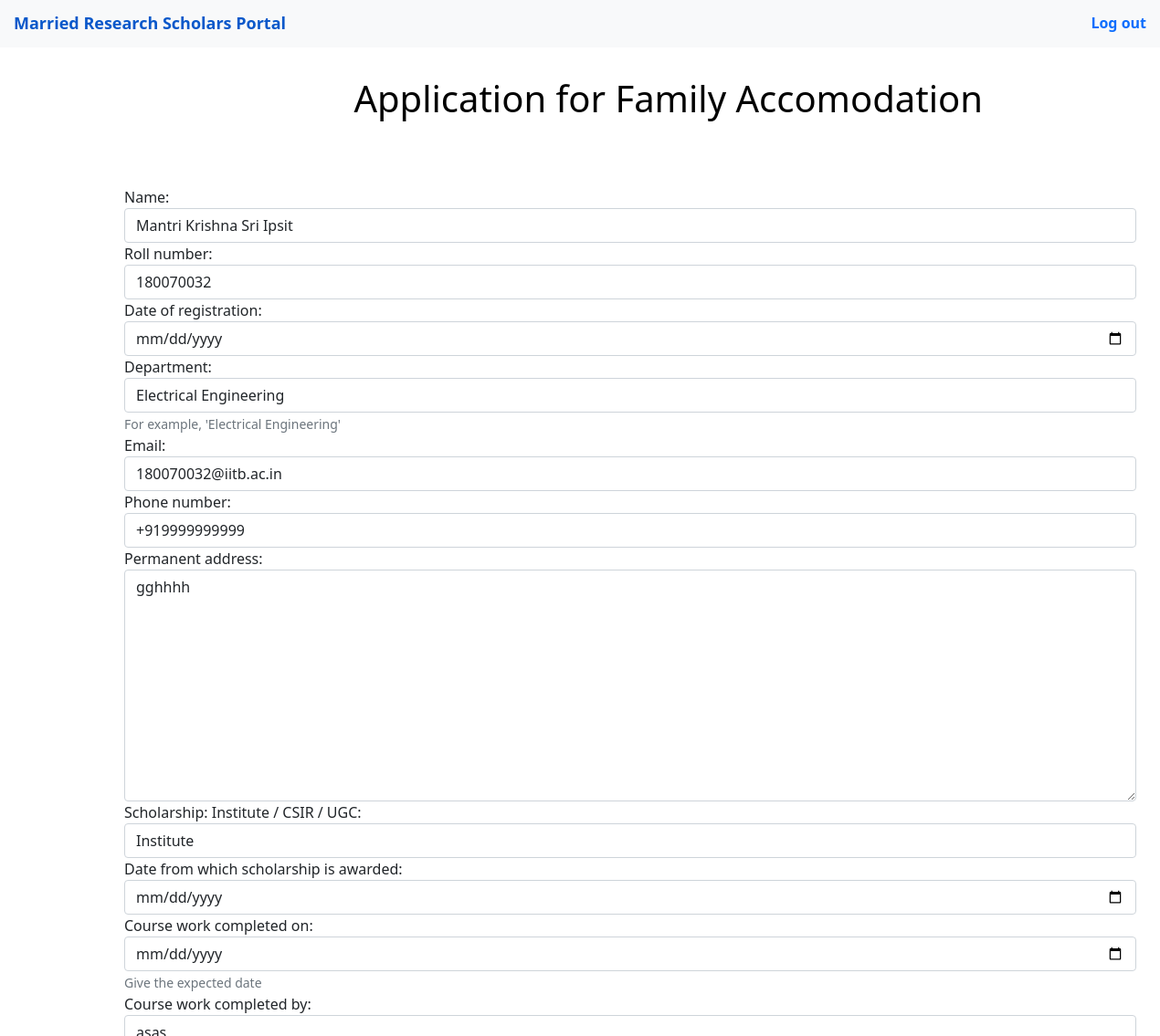
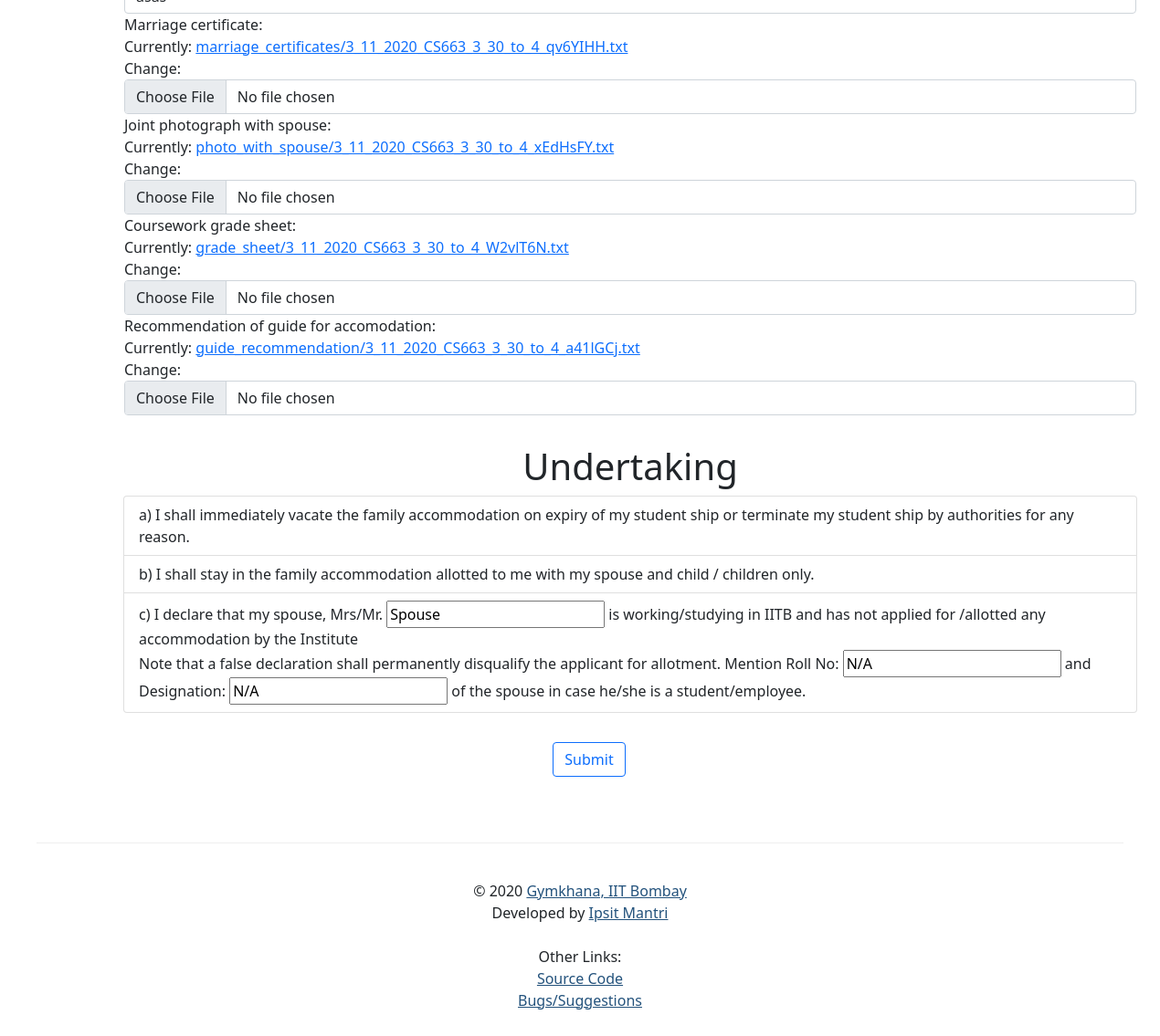
/portal/apply/ (signed in), run on an earlier commit of the app's database (2 pictures, top to bottom).
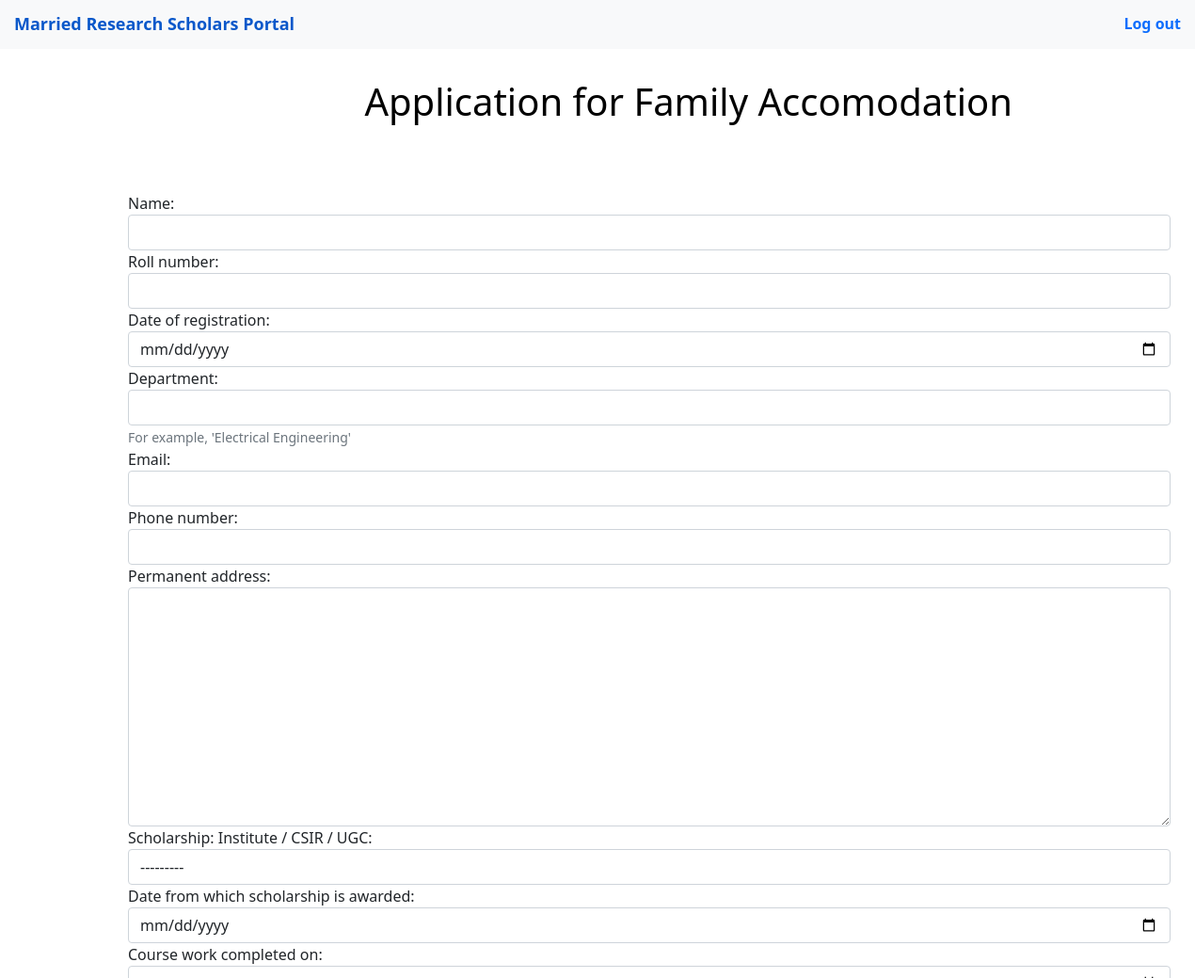
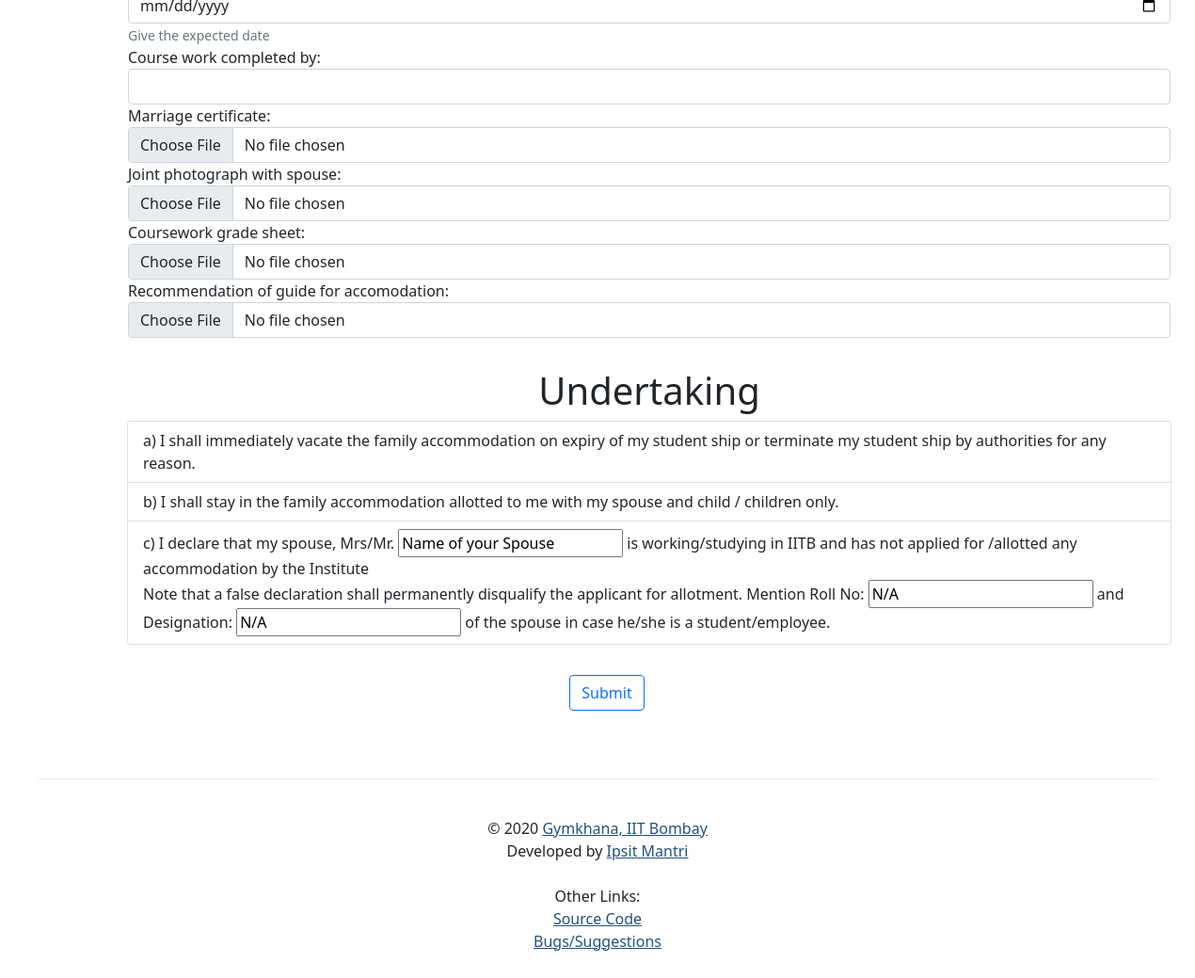
And on a later commit of the database (2 pictures, top to bottom).
### portal/models.py (models this page shows, shortened)
class Applicant(models.Model):
    name = models.CharField(max_length=128)
    roll_number = models.CharField(max_length=128)
    date_of_registration = models.DateField(null=False)
    department = models.CharField(max_length=128, help_text="For example, 'Electrical Engineering'", null=False)
    email = models.EmailField(max_length=256)
    phone_number = PhoneNumberField(default='')
    permanent_address = models.TextField(default='', null=False)
    scholarship = models.CharField(max_length=128, choices=[
        ('I', 'Institute'),
        ('CSIR', 'CSIR'),
        ('UGC', 'UGC')
    ], null=True, verbose_name="Scholarship: Institute / CSIR / UGC")
    date_of_scholarship = models.DateField(null=True, default='', verbose_name="Date from which scholarship is awarded")
    course_work_completed_on = models.DateField(null=True, default='', help_text='Give the expected date')
    course_work_completed_by = models.CharField(max_length=128)
    marriage_certificate = models.FileField(upload_to='marriage_certificates/', null=True, blank=False)
    joint_photograph_with_spouse = models.FileField(upload_to='photo_with_spouse/', null=True, blank=False)
    coursework_grade_sheet = models.FileField(upload_to='grade_sheet/', null=True, blank=False)
    recommendation_of_guide_for_accomodation = models.FileField(upload_to='guide_recommendation/', null=True,
                                                                blank=False)
    spouse_name = models.CharField(max_length=128, null=True, blank=False, default='Name of your Spouse')
    spouse_roll_number = models.CharField(max_length=128, null=True, blank=False, default='N/A')
    spouse_designation = models.CharField(max_length=128, null=True, blank=False, default='N/A')
    marriage_certificate_verified = models.BooleanField(default=False, null=False)
    joint_photograph_with_spouse_verified = models.BooleanField(default=False, null=False)
    coursework_grade_sheet_verified = models.BooleanField(default=False, null=False)
    recommendation_of_guide_for_accomodation_verified = models.BooleanField(default=False, null=False)
    feedback = models.TextField(default='Your Documents are not yet verified!', null=True, blank=True)
    acadsection_feedback = models.TextField(default='', null=True, blank=True, verbose_name="Feedback")
    waitlist_Type1 = models.IntegerField(default=-1, db_index=True, editable=False)
    waitlist_Tulsi = models.IntegerField(default=-1, db_index=True, editable=False)
    waitlist_MRSB = models.IntegerField(default=-1, db_index=True, editable=False)
    date_applied = models.DateTimeField(null=False, default=timezone.now, editable=False, verbose_name="Date Applied")
    verified_time = models.DateTimeField(null=True, blank=True, verbose_name="Date of verification by HCU")
    occupied_Type1 = models.BooleanField(default=False)
    occupied_Tulsi = models.BooleanField(default=False)
    occupied_MRSB = models.BooleanField(default=False)
    scholarship_awarded_upto = models.DateField(verbose_name="Initially the scholarship awarded up to", null=True, blank=True)
    acad_details_verified = models.BooleanField(default=False, verbose_name="The academic details are verified and found correct")
    acad_details_verification_date = models.DateTimeField(default=timezone.now, verbose_name="Verification Date by Academic Section", null=True)
    application_received_by_hcu_date = models.DateTimeField(verbose_name="Application Received by H.C.Unit Date:", null=True, blank=True)
    class Meta:
        verbose_name = "Applicant"
        verbose_name_plural = "Applicants"
    def all_verified(self):
        return bool(self.marriage_certificate_verified and
                    self.coursework_grade_sheet_verified and
                    self.joint_photograph_with_spouse_verified and
                    self.recommendation_of_guide_for_accomodation_verified and
                    self.acad_details_verified
                    )
    all_verified.boolean = True

### portal/views.py (the view)
# urls.py: path("apply/", apply, name="apply"),
@login_required
def apply(request):
    filter = ['spouse_name', 'spouse_roll_number', 'spouse_designation']
    filled = False
    try:
        initial_instance = Applicant.objects.get(roll_number=request.user.username)
    except:
        initial_instance = None
    if request.method == "POST":
        POST = request.POST
        form = ApplicantForm(POST, files=request.FILES, instance=initial_instance)
        if form.is_valid():
            model = form.instance
            model.save(flag=True)
            return redirect(reverse("portal:thanks"))
    else:
        form = ApplicantForm(
            instance=initial_instance
        )
    return render(request, "portal/apply.html", {"form": form, 'filter': filter, "filled": filled})

### templates/portal/apply.html (shortened to what this page needs)
{% extends 'index.html' %}
{% load static %}
{% block cssLinks %}
    <link href="https://cdn.jsdelivr.net/npm/bootstrap@5.0.0-beta1/dist/css/bootstrap.min.css" rel="stylesheet">
{% endblock %}
{% block main %}
{% if not filled%}
<div class="container-fluid p-3 my-3">
  <h1 style="color: black; margin-left: 30%; margin-right: auto">Application for Family Accomodation</h1>
</div>
<div class="container">
  <form method="post" enctype="multipart/form-data" novalidate>
    {% include 'form.html' with form=form %}
    <div style="text-align: center;" class="container p-3 my-3">
      <button type="submit" class="btn btn-outline-primary">Submit</button>
    </div>
  </form>
</div>
{% endif %}
{% endblock %}

### templates/index.html (shortened to what this page needs)
{% with SITE_TITLE="Married Research Scholars Portal" %}
{% with DESCRIPTION="Apply for apartments for Married Research Scholars" %}
{% load static %}
<!DOCTYPE html>
<html>
<head>
  {% block cssLinks %}{% endblock %}
  <link rel="stylesheet" type="text/css" href="{% static 'css/footer.css' %}" />
</head>
<body>
  <nav id="my-nav" class="navbar-light bg-light" >
    <h1>
      <a href="{% url 'portal:home' %}"> {{ SITE_TITLE }} </a>
      {% if user.is_authenticated %}
     <a href="{% url 'oauth:logout' %}" class="logout"> Log out </a>
      {% endif %}
    </h1>
  </nav>
  {% block main %}{% endblock %}
  {% include 'footer.html' %}
</body>
</html>
{% endwith %}{% endwith %}

### templates/form.html (shortened to what this page needs)
{% load widget_tweaks %}
<div class="container">
<div class="container p-3 my-3">
    {% for field in form.visible_fields %}
        {% if not field.name in filter%}
            <div class="form-group">
  <div class="" style="width: available">{{ field.label_tag }}</div>
  {% if form.is_bound %}
  {% if field.errors %}
  {% render_field field class="form-control is-invalid" %}
  {% for error in field.errors %}
  <div class="invalid-feedback">
    {{ error }}
  </div>
  {% endfor %}
  {% else %}
  {% render_field field class="form-control is-valid" %}
  {% endif %}
  {% else %}
  {% render_field field class="form-control" %}
  {% endif %}
  {% if field.help_text %}
  <small class="form-text text-muted">{{ field.help_text }}</small>
  {% endif %}
</div>
        {% endif %}
{% endfor %}
</div>
<div class="container">
  <h1 class="text-center">Undertaking</h1>
  <ul class="list-group">
    <li class="list-group-item">a) I shall immediately vacate the family accommodation on expiry of my student ship or
      terminate my student ship by authorities for any reason.</li>
    <li class="list-group-item">b) I shall stay in the family accommodation allotted to me with my spouse and child /
      children only. </li>
    <li class="list-group-item">c) I declare that my spouse, Mrs/Mr. {{ form.spouse_name }} is working/studying in IITB
      and has not applied for /allotted any accommodation by the Institute<br>
      Note that a false declaration shall permanently disqualify the applicant for allotment. Mention Roll No:
      {{ form.spouse_roll_number }} and
      Designation: {{ form.spouse_designation }} of the spouse in case he/she is a student/employee.</li>
  </ul>
</div>
</div>

### templates/footer.html
<footer id="footer">
  <div>
    © 2020 <a href="http://gymkhana.iitb.ac.in/" target="_blank">Gymkhana, IIT Bombay</a>
  </div>
  <div>
      Developed by <a href="https://www.linkedin.com/in/ipsit-mantri-b61945170/" target="_blank">Ipsit Mantri</a>
  </div>
  <br>
  <div>
    <div class="no-margin">
      Other Links:
    </div>
    <div class="no-margin">
      <a href="https://github.com/iitb-gymkhana/Married-research-scholars-portal">Source Code</a>
    </div>
    <div class="no-margin">
      <a href="https://github.com/iitb-gymkhana/Married-research-scholars-portal/issues">Bugs/Suggestions</a>
    </div>
  </div>
</footer>

### static/css/footer.css (style rules this page uses)
footer { text-align: center; padding-top: 40px; margin: 40px; border-top: 1px solid #eee }
.no-margin { margin-bottom: 0; }
footer a { color: #23527c; }

What changed in the data, as far as the page shows it:
removed Applicant: name "Mantri Krishna Sri Ipsit" "180070032" "Electrical Engineering" "180070032@iitb.ac.in" "+919999999999" "gghhhh" "Institute" "asas", spouse_name "Spouse", spouse_roll_number "N/A", spouse_designation "N/A"
Also different on the page:
form field spouse_name: (not shown) → "Name of your Spouse"
form field spouse_roll_number: (not shown) → "N/A"
form field spouse_designation: (not shown) → "N/A"
list line gone: "Currently: marriage_certificates/3_11_2020_CS663_3_30_to_4_qv6YIHH.txt Change:"
list line gone: "Currently: photo_with_spouse/3_11_2020_CS663_3_30_to_4_xEdHsFY.txt Change:"
list line gone: "Currently: grade_sheet/3_11_2020_CS663_3_30_to_4_W2vlT6N.txt Change:"
list line gone: "Currently: guide_recommendation/3_11_2020_CS663_3_30_to_4_a41lGCj.txt Change:"
